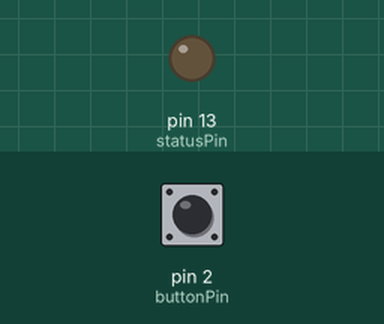
The sketch below on a simulated Arduino Uno, built with avr-gcc and run on an emulated ATmega328P. Parts: output pins drawn as LEDs (lit = HIGH). Dashed ring = blinking. The test bench sets the inputs (shaded band); at power-on: pin 2 (buttonPin) HIGH.

Above: at 1.2 s.
1.3 s: pin 2 (buttonPin) pulled LOW for 0.15 s
At 1.55 s:
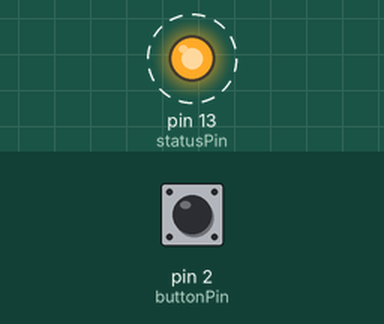
4.3 s: pin 2 (buttonPin) pulled LOW for 1 s
At 4.3 s:
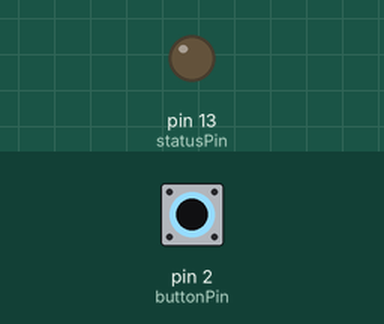
6.8 s: pin 2 (buttonPin) pulled LOW for 3.2 s
At 7.05 s:
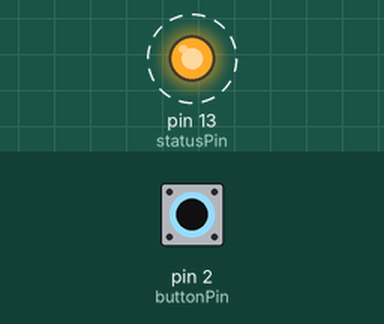
Timing chart, 0 to 17.5 s (numbered marks = the images above; inputs shaded):
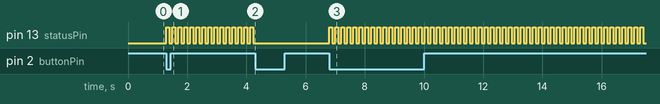

Measured:
- after the input at 1.3 s, pin 13 (statusPin): alternates HIGH for 0.10 s and LOW for 0.10 s, starting at once
- after the input at 4.3 s, pin 13 (statusPin): stops changing and stays LOW
- after the input at 6.8 s, pin 13 (statusPin): alternates HIGH for 0.10 s and LOW for 0.10 s, starting at once

The sketch:

ir_sender.ino
```cpp
#include <IRremote.h>

#define pinIR 3
#define statusPin 13
#define buttonPin 2

IRsend irsend;
int value = LOW;                    // previous value of the LED
int buttonState;                    // variable to store button state
int stateReset;
int lastButtonState;                // variable to store last button state
int blinking;                       // condition for blinking - timer is timing
long interval = 100;
long previousMillis = 0;            // variable to store last time LED was updated

void setup()
{
  pinMode(statusPin, OUTPUT);
  pinMode(buttonPin, INPUT);       // not really necessary, pins default to INPUT anyway
  digitalWrite(buttonPin, HIGH);
}

void loop() {
  buttonState = digitalRead(buttonPin);

  if (buttonState == LOW && lastButtonState == HIGH && blinking == false){
    irsend.enableIROut(38);
    irsend.mark(0);
    digitalWrite(statusPin, HIGH);
    blinking = true;
    lastButtonState = buttonState;
  }

  else if (buttonState == LOW && lastButtonState == HIGH && blinking == true){
    digitalWrite(statusPin, LOW);
    digitalWrite(pinIR, LOW);
    blinking = false;
    lastButtonState = buttonState;
  }

  else{
    lastButtonState = buttonState;                         // store buttonState in lastButtonState, to compare next time
  }

  if ( (millis() - previousMillis > interval) ) {

    if (blinking == true){
      previousMillis = millis();                         // remember the last time we blinked the LED

      // if the LED is off turn it on and vice-versa.
      if (value == LOW)
        value = HIGH;
      else
        value = LOW;
      digitalWrite(statusPin, value);
      }
      else{
         digitalWrite(statusPin, LOW);                         // turn off LED when not blinking
      }
   }


}
```
